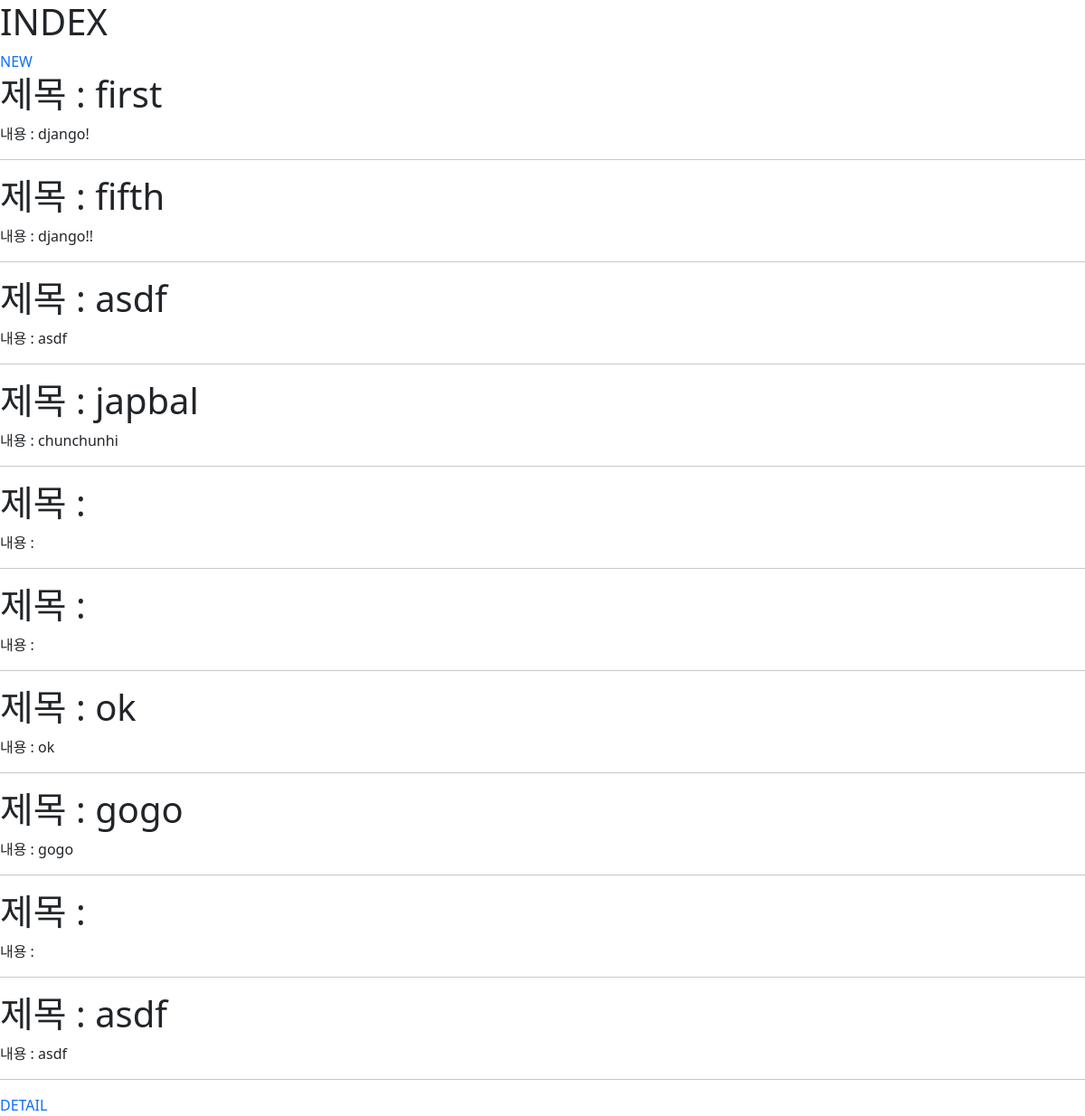
The app's page /articles/ with its own data.
### articles/models.py (models this page shows, shortened)
class Article(models.Model):
    title = models.CharField(max_length=10)
    content = models.TextField()
    created_at = models.DateTimeField(auto_now_add=True)
    updated_at = models.DateTimeField(auto_now=True)

### articles/views.py (the view)
# urls.py: path('', views.index, name='index'),
def index(request):
    articles = Article.objects.all()
    context = {
        'articles' : articles
    }
    return render(request, 'articles/index.html', context)

### articles/templates/articles/index.html (shortened to what this page needs)
{% extends 'base.html' %}
{% block content %}
    <h1 class='text-left'>INDEX</h1>
        <a href="{%url 'articles:new'%}" class="text-decoration-none">NEW</a>
        {% for article in articles %}
        <h1>제목 : {{article.title}}</h1>
        <p>내용 : {{article.content}}</p>
        <hr>
    {% endfor %}
    <a href="{%url 'articles:index'%}" class="text-decoration-none">DETAIL</a>
{% endblock content %}

### base.html (shortened to what this page needs)
<!DOCTYPE html>
<html lang="en">
<head>
    <link href="https://cdn.jsdelivr.net/npm/bootstrap@5.1.3/dist/css/bootstrap.min.css" rel="stylesheet">
</head>
<body>
    {% block content %}
    {% endblock content %}
</body>
</html>

### records on screen
Article: title "first", content "django!"
Article: title "fifth", content "django!!"
Article: title "asdf", content "asdf"
Article: title "japbal", content "chunchunhi"
Article: title "ok", content "ok"
Article: title "gogo", content "gogo"
Article: title "asdf", content "asdf"
